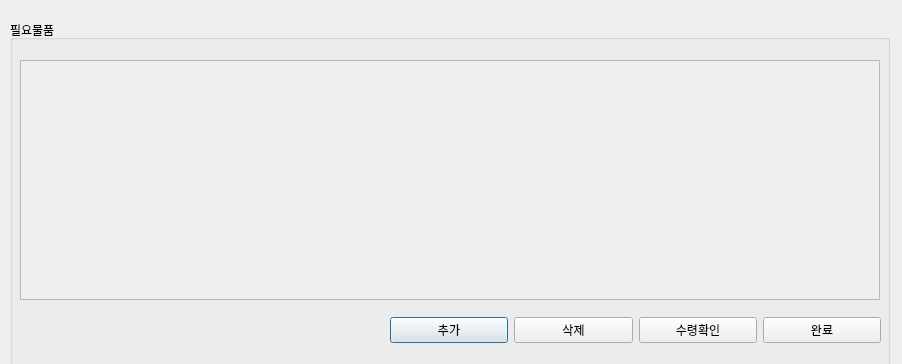
<?xml version="1.0" encoding="UTF-8"?>
<ui version="4.0">
 <class>Dialog</class>
 <widget class="QDialog" name="Dialog">
  <property name="geometry">
   <rect>
    <x>0</x>
    <y>0</y>
    <width>902</width>
    <height>364</height>
   </rect>
  </property>
  <property name="windowTitle">
   <string>Dialog</string>
  </property>
  <widget class="QGroupBox" name="groupBox">
   <property name="geometry">
    <rect>
     <x>10</x>
     <y>20</y>
     <width>880</width>
     <height>450</height>
    </rect>
   </property>
   <property name="title">
    <string>필요물품</string>
   </property>
   <property name="flat">
    <bool>true</bool>
   </property>
   <widget class="QScrollArea" name="scrollArea_10">
    <property name="geometry">
     <rect>
      <x>10</x>
      <y>40</y>
      <width>860</width>
      <height>240</height>
     </rect>
    </property>
    <property name="widgetResizable">
     <bool>true</bool>
    </property>
    <widget class="QWidget" name="scrollAreaWidgetContents_10">
     <property name="geometry">
      <rect>
       <x>0</x>
       <y>0</y>
       <width>858</width>
       <height>238</height>
      </rect>
     </property>
     <widget class="QWidget" name="gridLayoutWidget_10">
      <property name="geometry">
       <rect>
        <x>0</x>
        <y>0</y>
        <width>861</width>
        <height>241</height>
       </rect>
      </property>
      <layout class="QGridLayout" name="gridLayout_10"/>
     </widget>
    </widget>
   </widget>
  </widget>
  <widget class="QWidget" name="horizontalLayoutWidget_17">
   <property name="geometry">
    <rect>
     <x>390</x>
     <y>310</y>
     <width>491</width>
     <height>41</height>
    </rect>
   </property>
   <layout class="QHBoxLayout" name="horizontalLayout_31">
    <item>
     <widget class="QPushButton" name="pushButton_27">
      <property name="text">
       <string>추가</string>
      </property>
     </widget>
    </item>
    <item>
     <widget class="QPushButton" name="pushButton_28">
      <property name="text">
       <string>삭제</string>
      </property>
     </widget>
    </item>
    <item>
     <widget class="QPushButton" name="pushButton_8">
      <property name="text">
       <string>수령확인</string>
      </property>
     </widget>
    </item>
    <item>
     <widget class="QPushButton" name="pushButton_29">
      <property name="text">
       <string>완료</string>
      </property>
     </widget>
    </item>
   </layout>
  </widget>
 </widget>
 <resources/>
 <connections/>
</ui>
